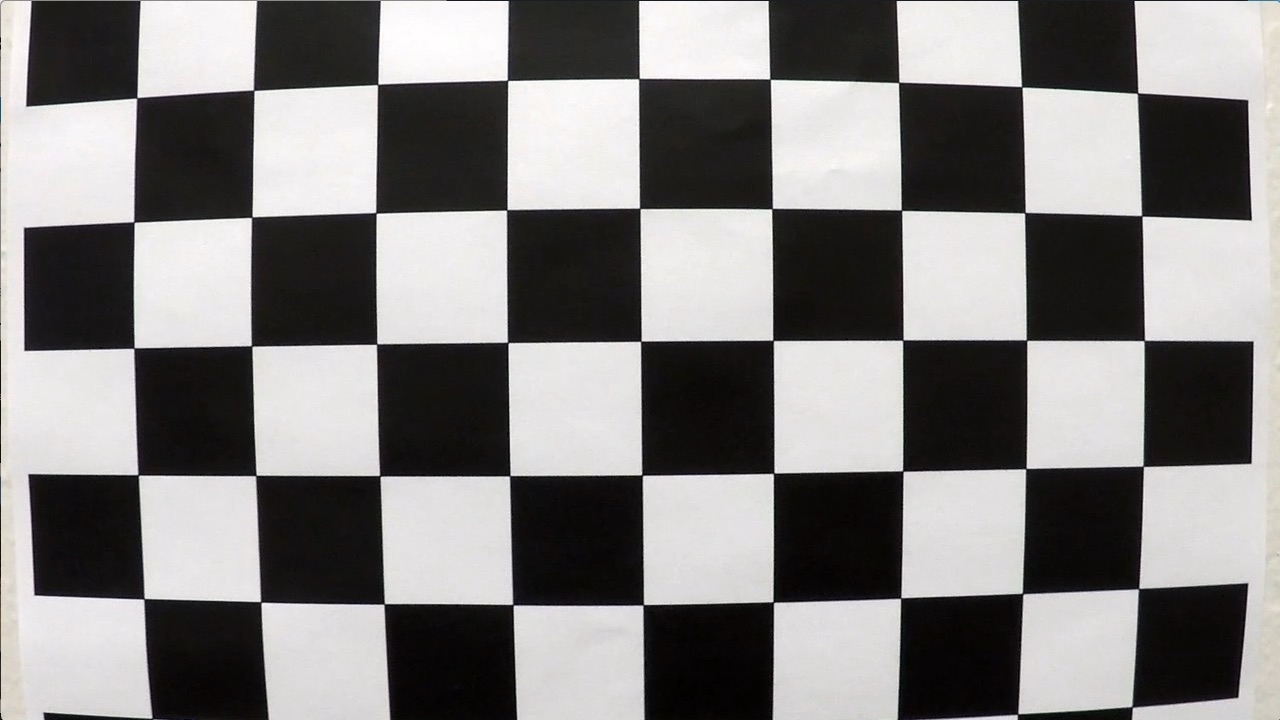
#> input picture camera_cal/calibration1.jpg, 1280 x 720 px; the run also reads 1 picture not shown here
$ python code.py   (older library calls are emulated)
#> lines starting #> are read from the running program, lines starting #| are printed output that depends on the picture; after the words box and inside, x2 and y2 are one past the last pixel; in counts of white or black regions, pixels touching at a corner belong together

# coding: utf-8

# # Advanced lane lines finding

# **In this project, your goal is to write a software pipeline to identify the lane boundaries in a video from a front-facing camera on a car.**

# ## Step1: Camera Calibration with OpenCV
#
# ### Run the code in the cell below to extract object points and image points for camera calibration.
#
# Geometric camera calibration, also referred to as camera resectioning, estimates the parameters of a lens and image sensor of an image or video camera. You can use these parameters to correct for lens distortion, measure the size of an object in world units, or determine the location of the camera in the scene.

# In[27]:


import numpy as np
import cv2
import glob
import matplotlib.pyplot as plt
import matplotlib.image as mpimg
import pickle
get_ipython().run_line_magic('matplotlib', 'inline')
get_ipython().run_line_magic('matplotlib', 'qt')


# In[2]:


# Read in a calibration image and display
img = mpimg.imread('camera_cal/calibration1.jpg')
#> img is the input picture: shape (720, 1280, 3); mean R, G, B 130.1, 128.4, 127.8
print ("Calibration image shape is: ",img.shape)
#| Calibration image shape is:  (720, 1280, 3)


# In[4]:


# prepare object points, like (0,0,0), (1,0,0), (2,0,0) ....,(6,5,0)
objp = np.zeros((6*9,3), np.float32)
objp[:,:2] = np.mgrid[0:9, 0:6].T.reshape(-1,2) # mgrid() generates x and y coordinates

# Arrays to store object points and image points from all the images.
objpoints = [] # 3d points in real world space
imgpoints = [] # 2d points in image plane.

# Make a list of calibration images
images = glob.glob('camera_cal/calibration*.jpg')
# Using subplot to display a grid of 20-images
fig, axs = plt.subplots(5,4, figsize=(16, 11))
fig.subplots_adjust(hspace = .2, wspace=.001)
axs = axs.ravel()

# Step through the list and search for chessboard corners
for idx, fname in enumerate(images):
    img = cv2.imread(fname)
    gray = cv2.cvtColor(img, cv2.COLOR_BGR2GRAY)

    # Find the chessboard corners
    ret, corners = cv2.findChessboardCorners(gray, (9,6), None)
#> ret = False; corners = None
    #print (ret)
    # If found, add object points, image points
    if ret == True:
        objpoints.append(objp)
        imgpoints.append(corners)

        # Draw and display the corners
        cv2.drawChessboardCorners(img, (9,6), corners, ret)
        # [4 lines of commented-out code are left out]
        axs[idx].axis('off')
        axs[idx].imshow(img)

#cv2.destroyAllWindows()


# ### Here, I will do camera calibration (Note: this step should be done only once)

# In[5]:


import pickle
get_ipython().run_line_magic('matplotlib', 'inline')

# Test undistortion on an image used for calibrtion
img = mpimg.imread('camera_cal/calibration1.jpg')
print(img.shape)
#| (720, 1280, 3)
img_size = (img.shape[1], img.shape[0])

# Do camera calibration given object points and image points, this step should be done once
ret, mtx, dist, rvecs, tvecs = cv2.calibrateCamera(objpoints, imgpoints, img_size,None,None)
#> ret = 0.644; mtx = [[1057.6, 0, 691.1], [0, 1058.6, 278], [0, 0, 1]]; dist = [[-0.322, 0.709, 0.013, 0.00946, -1.02]]; rvecs = ([0.424, -0.236, 0.0488], [-0.024, 0.4, -0.0295]); tvecs = ([-2.48, 1.1, 17.79], [-17.95, -0.401, 29.17])

print(" Camera Calibration done")


# In[6]:


# testing the effect of undistortion on a test image

dst = cv2.undistort(img, mtx, dist, None, mtx)
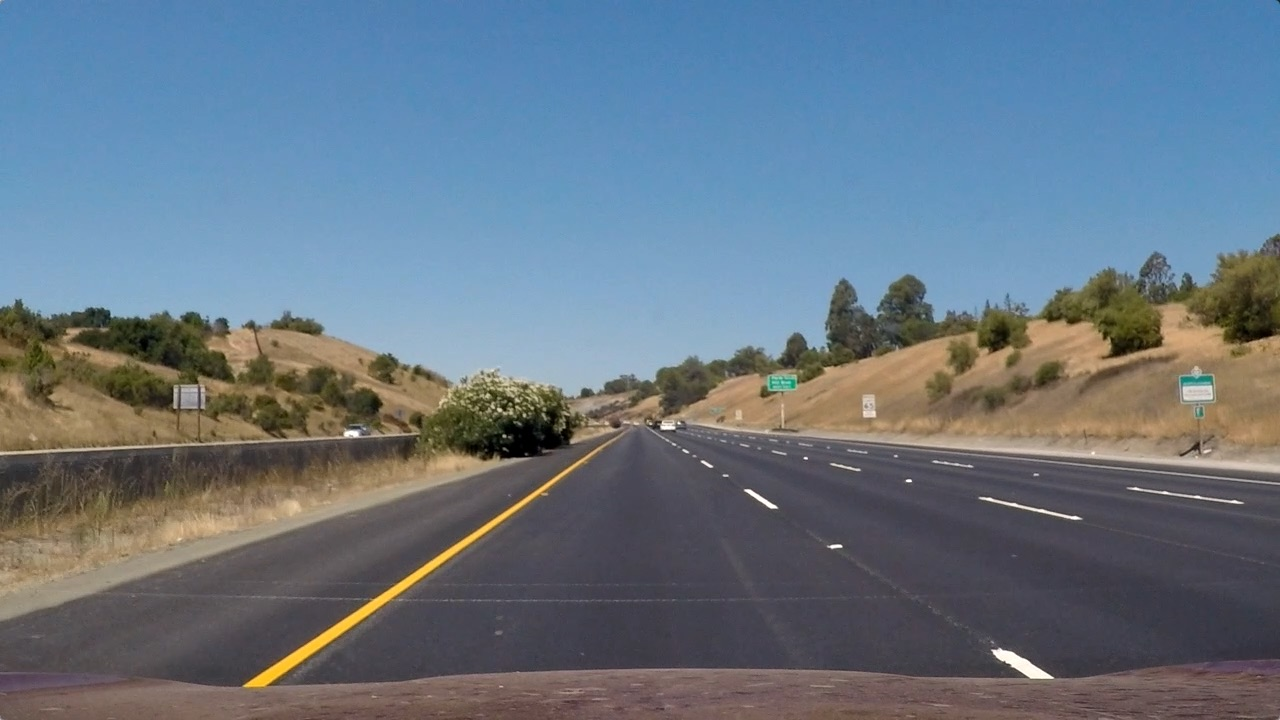
#> input picture test_images/straight_lines1.jpg, 1280 x 720 px
#> further down, img is the input picture: shape (720, 1280, 3); mean R, G, B 103.2, 117.7, 131.2
#| (720, 1280, 3)
cv2.imwrite('output_images/calibtation1_dst.jpg',dst)

# Save the camera calibration result for later use (we won't worry about rvecs / tvecs)
dist_pickle = {}
dist_pickle["mtx"] = mtx
dist_pickle["dist"] = dist
pickle.dump( dist_pickle, open( "camera_cal/cal_dist_pickle.p", "wb" ) )
#dst = cv2.cvtColor(dst, cv2.COLOR_BGR2RGB)
# Visualize undistortion
f, (ax1, ax2) = plt.subplots(1, 2, figsize=(20,10))
ax1.imshow(img)
ax1.set_title('Original Image', fontsize=30)
ax2.imshow(dst)
ax2.set_title('Undistorted Image', fontsize=30)


# ### In the next steps, up to step 8, I will apply every step and see the output on a test image, then after i will build my pipeline function and apply on all supported test images and then on the video.

# ## Step 2: Undistort and warp the image (Perspective transform)
#
# **Here I will apply distortion correction and warp the image to get bird's view of the image**

# In[2]:


# Define a function that takes an image, number of x and y points,
# camera matrix and distortion coefficients (returned values from camera calibration step)
def corners_unwarp(img, img_size, mtx, dist):
    # Use the OpenCV undistort() function to remove distortion
#> called with img_size = (1280, 720), mtx = array of shape (3, 3), dist = array of shape (1, 5)
    undist = cv2.undistort(img, mtx, dist, None, mtx)
    # Convert undistorted image to grayscale
    gray = cv2.cvtColor(undist, cv2.COLOR_BGR2GRAY)

    # define source and destination points for transform, which are chosen manually
    # Choose offset from image corners to plot detected corners
    # This should be chosen to present the result at the proper aspect ratio
    # My choice of 450 pixels is not exact, but close enough for our purpose here
    offset = 450 # offset for dst points
    # For source points I'm grabbing the outer four detected corners
    src = np.float32([(575,464),
                      (707,464),
                      (258,682),
                      (1049,682)])
    # For destination points, I'm arbitrarily choosing some points to be
    # a nice fit for displaying our warped result
        # again, not exact, but close enough for our purposes
    dst = np.float32([(offset,0),
                  (img.shape[1]-offset,0),
                  (offset,img.shape[0]),
                  (img.shape[1]-offset,img.shape[0])])


    # Grab the image shape
    img_size = (gray.shape[1], gray.shape[0])

    # Given src and dst points, calculate the perspective transform matrix
    M = cv2.getPerspectiveTransform(src, dst)
    # Calculate the reversed perspective transform matrix to use in returing back from warped image to original image
    Minv = cv2.getPerspectiveTransform(dst, src)
    # Warp the image using OpenCV warpPerspective()
    warped = cv2.warpPerspective(undist, M, img_size, flags=cv2.INTER_LINEAR)
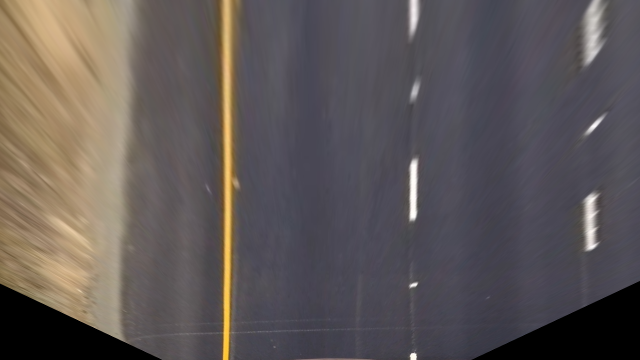
#> warped: shape (720, 1280, 3) (shown at 1/2 size); mean R, G, B 94.8, 87.8, 87

    # Return the resulting undistorted and warped image and matrix
    return warped, M, Minv

print('end')


# In[8]:


# Testing the corners_unwarp() function on a test image

img = mpimg.imread('test_images/straight_lines1.jpg')
print(img.shape)
img_size = (img.shape[1], img.shape[0])

# Read in the saved camera matrix and distortion coefficients
# These are the arrays you calculated using cv2.calibrateCamera()
dist_pickle = pickle.load( open( "camera_cal/cal_dist_pickle.p", "rb" ) )
mtx = dist_pickle["mtx"]
dist = dist_pickle["dist"]

top_down, perspective_M, Minv = corners_unwarp(img, img_size, mtx, dist)
#> perspective_M = [[-0.299, -1.51, 823.7], [-4.34e-16, -2.06, 954], [-2.81e-19, -0.00238, 1]]; Minv = [[0.347, -0.739, 418.7], [0, -0.486, 464], [0, -0.00116, 1]]

f, (ax1, ax2) = plt.subplots(1, 2, figsize=(24, 9))
f.tight_layout()
ax1.imshow(img)
ax1.set_title('Original Image', fontsize=50)
ax2.imshow(top_down)
ax2.set_title('Undistorted and Warped Image', fontsize=50)
plt.subplots_adjust(left=0., right=1, top=0.9, bottom=0.)


# ##  Step2: Apply combind thresholds to our un-distorted and warped image, and get a combined binary image as shown below.
#
#  **Gradient threshold + Gradient magnitude threshold + Gradient direction threshold**

# In[3]:


# Define a function that applies Sobel x or y,
# then takes an absolute value and applies a threshold.
# Note: calling your function with orient='x', thresh_min=5, thresh_max=100
# should produce output like the example image shown above this quiz.
def abs_sobel_thresh(img, orient='x', sobel_kernel=3, thresh=(0, 255)):

    # Apply the following steps to img
    # 1) Convert to grayscale
#> called with orient = 'x', sobel_kernel = 7, thresh = (20, 100)
    gray = cv2.cvtColor(img, cv2.COLOR_RGB2GRAY)
    # 2) Take the derivative in x or y given orient = 'x' or 'y'
    if (orient == 'x'):
        sobel = cv2.Sobel(gray, cv2.CV_64F, 1, 0, ksize=sobel_kernel)
    else:
        sobel = cv2.Sobel(gray, cv2.CV_64F, 0, 1, ksize=sobel_kernel)
    # 3) Take the absolute value of the derivative or gradient
    abs_sobel = np.absolute(sobel)
    # 4) Scale to 8-bit (0 - 255) then convert to type = np.uint8
    scaled_sobel = np.uint8(255*abs_sobel/np.max(abs_sobel))
    # 5) Create a mask of 1's where the scaled gradient magnitude
            # is > thresh_min and < thresh_max
    sbinary = np.zeros_like(scaled_sobel)
    sbinary[(scaled_sobel >= thresh[0]) & (scaled_sobel <= thresh[1])] = 1
    # 6) Return this mask as your binary_output image

    return sbinary


# Define a function to return the magnitude of the gradient
# for a given sobel kernel size and threshold values
def mag_thresh(img, sobel_kernel=3, mag_thresh=(0, 255)):
    # Convert to grayscale
    gray = cv2.cvtColor(img, cv2.COLOR_RGB2GRAY)
    # Take both Sobel x and y gradients
    sobelx = cv2.Sobel(gray, cv2.CV_64F, 1, 0, ksize=sobel_kernel)
    sobely = cv2.Sobel(gray, cv2.CV_64F, 0, 1, ksize=sobel_kernel)
    # Calculate the gradient magnitude
    gradmag = np.sqrt(sobelx**2 + sobely**2)
    # Rescale to 8 bit
    scale_factor = np.max(gradmag)/255
    gradmag = (gradmag/scale_factor).astype(np.uint8)
    # Create a binary image of ones where threshold is met, zeros otherwise
    binary_output = np.zeros_like(gradmag)
    binary_output[(gradmag >= mag_thresh[0]) & (gradmag <= mag_thresh[1])] = 1

    # Return the binary image
    return binary_output


# Define a function to threshold an image for a given range and Sobel kernel
def dir_threshold(img, sobel_kernel=3, dir_thresh=(0, np.pi/2)):
    # Grayscale
    gray = cv2.cvtColor(img, cv2.COLOR_RGB2GRAY)
    # Calculate the x and y gradients
    sobelx = cv2.Sobel(gray, cv2.CV_64F, 1, 0, ksize=sobel_kernel)
    sobely = cv2.Sobel(gray, cv2.CV_64F, 0, 1, ksize=sobel_kernel)
    # Take the absolute value of the gradient direction,
    # apply a threshold, and create a binary image result
    absgraddir = np.arctan2(np.absolute(sobely), np.absolute(sobelx))
    binary_output =  np.zeros_like(absgraddir)
    binary_output[(absgraddir >= dir_thresh[0]) & (absgraddir <= dir_thresh[1])] = 1

    # Return the binary image
    return binary_output


# In[10]:


# Testing the 3-threshold functions on a test image

# Choose a Sobel kernel size
ksize = 7 # Choose a larger odd number to smooth gradient measurements

# Apply each of the thresholding functions
gradx = abs_sobel_thresh(img, orient='x', sobel_kernel=ksize, thresh=(20, 100))
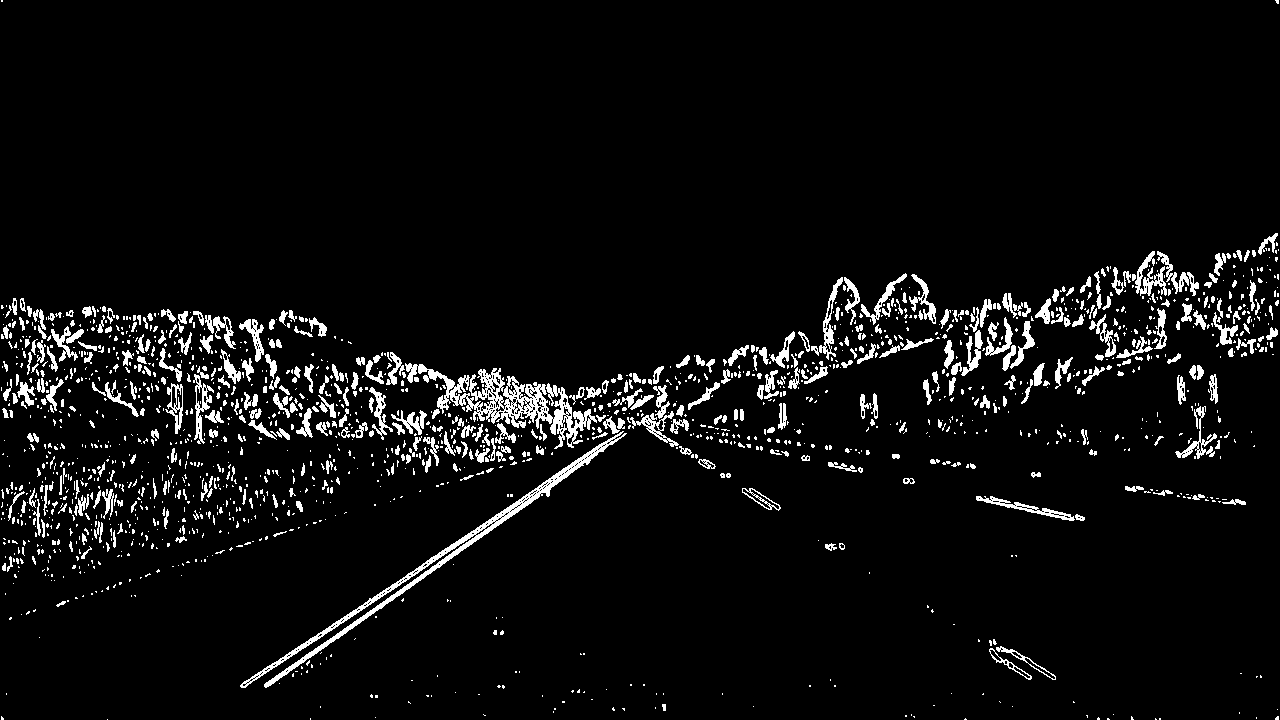
#> gradx: shape (720, 1280); values 0 (black) and 1 (white), 5.4% white; 1774 white regions (1344 under 20 px), largest, box (x1, y1, x2, y2) and area: (405, 363, 597, 449) 4310, (240, 431, 627, 688) 3894, (1135, 251, 1167, 296) 559
grady = abs_sobel_thresh(img, orient='y', sobel_kernel=ksize, thresh=(20, 100))
#> grady: shape (720, 1280); values 0 (black) and 1 (white), 8.7% white; 1783 white regions (1330 under 20 px), largest, box (x1, y1, x2, y2) and area: (144, 367, 1280, 694) 21889, (0, 386, 423, 452) 4289, (0, 444, 532, 623) 3894
mag_binary = mag_thresh(img, sobel_kernel=ksize, mag_thresh=(30, 100))
#> in mag_thresh, `scale_factor = np.max(gradmag)/255`: scale_factor = 473.8
#> mag_binary: shape (720, 1280); values 0 (black) and 1 (white), 6.7% white; 1045 white regions (856 under 20 px), largest, box (x1, y1, x2, y2) and area: (0, 249, 1280, 689) 38169, (0, 435, 553, 622) 3255, (32, 322, 185, 382) 2019
dir_binary = dir_threshold(img, sobel_kernel=ksize, dir_thresh=(0.7, 1.3))
#> dir_binary: shape (720, 1280) float64; values 0 (black) and 1 (white), 39.1% white in thin lines or dots

combined = np.zeros_like(dir_binary)
combined[((gradx == 1) & (grady == 1)) | ((mag_binary == 1) & (dir_binary == 1))] = 1

# Plot the result
f, axs = plt.subplots(3, 2, figsize=(24, 9))
f.tight_layout()
axs = axs.ravel()
axs[0].imshow(img)
axs[0].set_title('Original Image', fontsize=10)
axs[1].imshow(gradx)
axs[1].set_title('X-axis Gradient', fontsize=10)
axs[2].imshow(grady, cmap='gray')
axs[2].set_title('y-axis Gradient', fontsize=10)
axs[3].imshow(mag_binary, cmap='gray')
axs[3].set_title('Thresholded Gradient magnitude', fontsize=10)
axs[4].imshow(dir_binary, cmap='gray')
axs[4].set_title('Thresholded Gradient direction', fontsize=10)
axs[5].imshow(combined, cmap='gray')
axs[5].set_title('Thresholded Gradient combined', fontsize=10)
plt.subplots_adjust(left=0., right=1, top=0.9, bottom=0.)


# In[11]:


# Testing the 3-threshold functions on a warped  image

# Choose a Sobel kernel size
ksize = 7 # Choose a larger odd number to smooth gradient measurements

# Apply each of the thresholding functions
gradx = abs_sobel_thresh(top_down, orient='x', sobel_kernel=ksize, thresh=(20, 100))
#> gradx: shape (720, 1280); values 0 (black) and 1 (white), 3.1% white; 98 white regions (55 under 20 px), largest, box (x1, y1, x2, y2) and area: (454, 0, 471, 720) 6124, (438, 0, 455, 720) 6082, (1161, 0, 1190, 137) 1912
grady = abs_sobel_thresh(top_down, orient='y', sobel_kernel=ksize, thresh=(20, 100))
#> call 4 of abs_sobel_thresh, with orient = 'y', sobel_kernel = 7, thresh = (20, 100)
#> in abs_sobel_thresh (call 4), `abs_sobel = np.absolute(sobel)`:
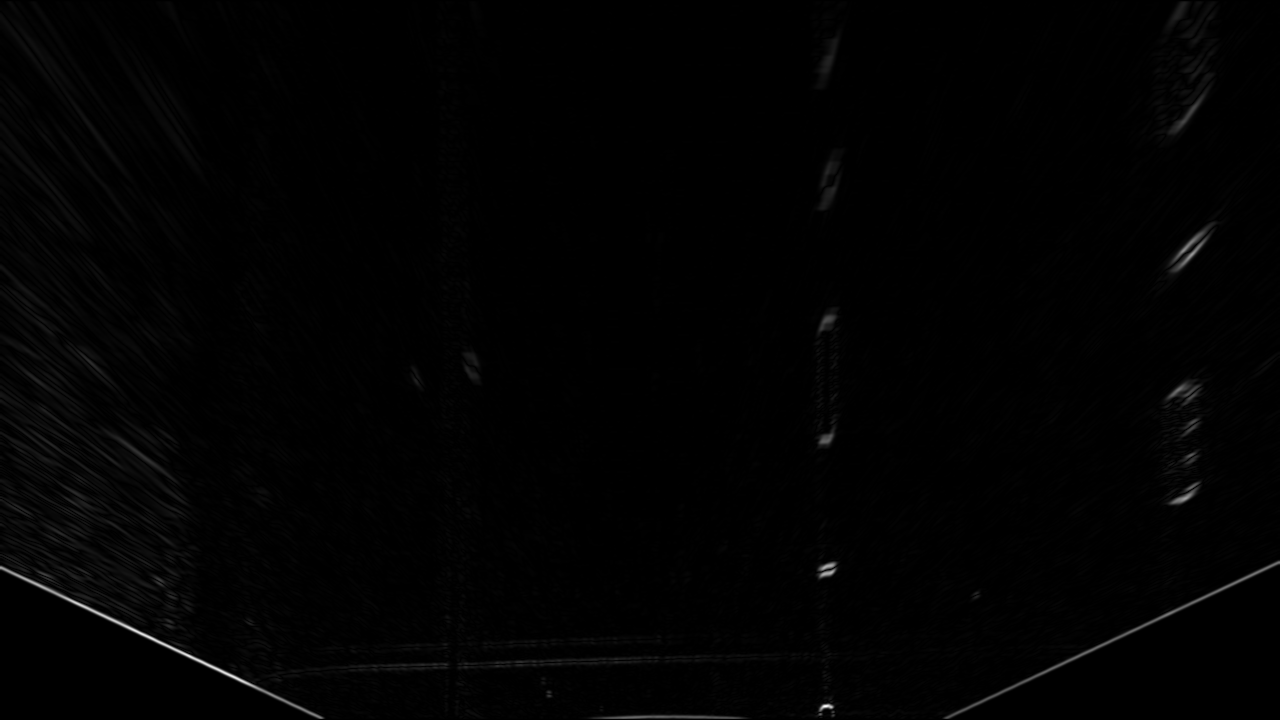
#> abs_sobel: shape (720, 1280) float64; min 0, max 102998, mean 934.2; drawn with min black and max white
#> grady: shape (720, 1280); values 0 (black) and 1 (white), 1.3% white; 222 white regions (133 under 20 px), largest, box (x1, y1, x2, y2) and area: (943, 560, 1280, 719) 1439, (1167, 222, 1216, 274) 659, (0, 569, 325, 719) 624
#> (the rest of the program and of its run is left out)
